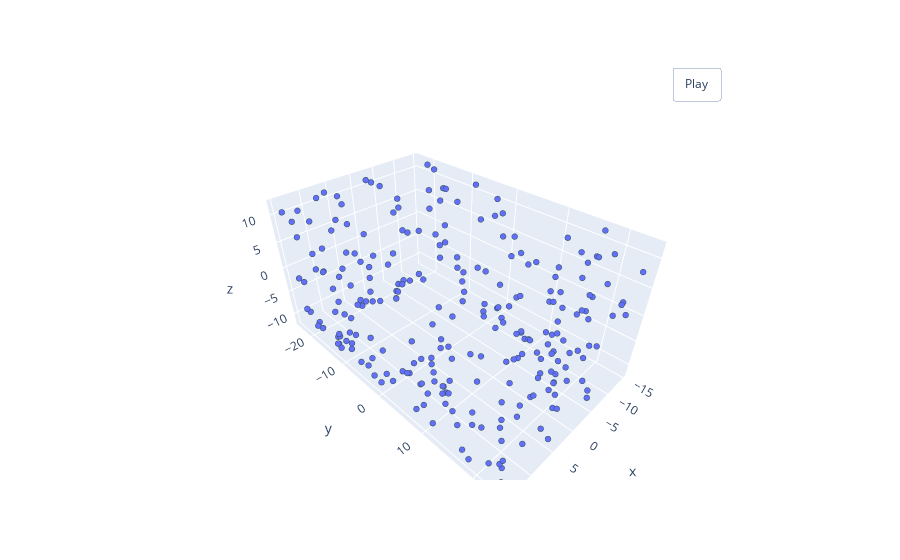

Source (notebook cell):
### Code cell
pcshow(*valid_df['pointcloud'][0].T)

### Figure 1 — Plotly figure (JSON) as saved in the notebook; plotly's stock layout.template omitted (floating-point values rounded to 4 significant figures; data arrays with more than 128 entries replaced by an {"elided": "..."} marker saying what was removed)
{"data": [{"marker": {"line": {"color": "DarkSlateGrey", "width": 2}, "size": 2}, "mode": "markers", "type": "scatter3d", "x": {"elided": "256 float values"}, "y": {"elided": "256 float values"}, "z": {"elided": "256 float values"}}], "layout": {"updatemenus": [{"buttons": [{"args": [null, {"frame": {"duration": 50, "redraw": true}, "fromcurrent": true, "mode": "immediate", "transition": {"duration": 0}}], "label": "Play", "method": "animate"}], "pad": {"r": 10, "t": 45}, "showactive": false, "type": "buttons", "x": 0.8, "xanchor": "left", "y": 1, "yanchor": "bottom"}]}}
